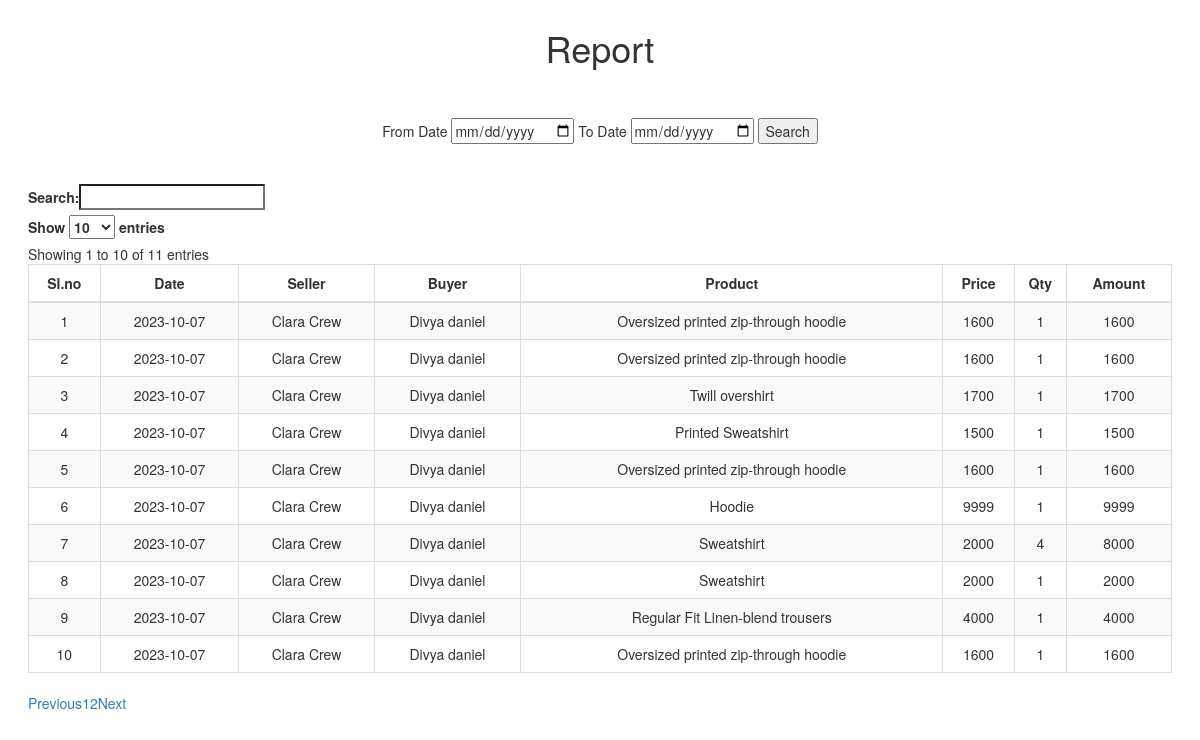
/Project/Admin/ReportList.php, run on the app's committed database.
### tables this page shows
CREATE TABLE `tbl_booking` (
  `booking_id` int(11) NOT NULL,
  `booking_date` varchar(100) NOT NULL DEFAULT '0',
  `booking_status` varchar(100) NOT NULL DEFAULT '0',
  `booking_amount` int(11) NOT NULL DEFAULT 0,
  `user_id` int(11) NOT NULL
);

CREATE TABLE `tbl_shop` (
  `shop_id` int(11) NOT NULL,
  `shop_name` varchar(100) NOT NULL,
  `shop_contact` varchar(100) NOT NULL,
  `shop_address` varchar(100) NOT NULL,
  `shop_email` varchar(100) NOT NULL,
  `place_id` int(11) NOT NULL,
  `shop_photo` varchar(100) NOT NULL,
  `shop_proof` varchar(100) NOT NULL,
  `shop_status` varchar(100) NOT NULL DEFAULT '0',
  `shop_password` varchar(100) NOT NULL,
  `shop_doj` int(11) NOT NULL
);

CREATE TABLE `tbl_user` (
  `user_id` int(11) NOT NULL,
  `user_name` varchar(100) NOT NULL,
  `user_contact` varchar(100) NOT NULL,
  `user_email` varchar(100) NOT NULL,
  `user_address` varchar(100) NOT NULL,
  `user_password` varchar(100) NOT NULL,
  `user_photo` varchar(100) NOT NULL,
  `user_proof` varchar(100) NOT NULL,
  `place_id` int(11) NOT NULL,
  `user_gender` varchar(100) NOT NULL,
  `user_dob` int(11) NOT NULL
);

CREATE TABLE `tbl_product` (
  `product_id` int(11) NOT NULL,
  `product_name` varchar(100) NOT NULL,
  `product_photo` varchar(100) NOT NULL,
  `product_details` varchar(100) NOT NULL,
  `product_price` int(11) NOT NULL,
  `shop_id` int(11) NOT NULL,
  `subcategory_id` int(11) NOT NULL
);

CREATE TABLE `tbl_cart` (
  `cart_id` int(11) NOT NULL,
  `cart_quantity` varchar(100) NOT NULL DEFAULT '1',
  `product_id` int(11) NOT NULL,
  `booking_id` int(11) NOT NULL,
  `cart_status` int(11) NOT NULL DEFAULT 0,
  `cart_size` varchar(30) NOT NULL
);

### Project/Admin/ReportList.php (the view, shortened to what this page needs)
<!DOCTYPE html>
<html lang="en" >
    <head>
        <link rel='stylesheet' href='https://maxcdn.bootstrapcdn.com/bootstrap/3.3.6/css/bootstrap.min.css'>
        <link rel='stylesheet' href='https://cdn.datatables.net/1.10.12/css/dataTables.bootstrap.min.css'>
        <link rel='stylesheet' href='https://cdn.datatables.net/buttons/1.2.2/css/buttons.bootstrap.min.css'>
    <body>
        <h1 align="center" id="heading">Report</h1>
        <br><br>
        <form method="post" align="center">
        	From Date <input type="date" name="fdate">
            To Date <input type="date" name="tdate">
            <input type="submit" name="btn_search" value="Search">
            <br><br><br>
        </form>
        <table id="example" class="table table-striped table-bordered" cellspacing="0" width="100%">
            <thead>
                <tr>
                    <th style="text-align:center">Sl.no</th>
                    <th style="text-align:center">Date</th>
                    <th style="text-align:center">Seller</th>
                    <th style="text-align:center">Buyer</th>
                    <th style="text-align:center">Product</th>
                    <th style="text-align:center">Price</th>
                    <th style="text-align:center">Qty</th>
                    <th style="text-align:center">Amount</th>
                </tr>
            </thead>
            <tbody>
			<?php
				include('../Assets/Connection/Connection.php');
				$i=0;
			 $selQry = "select * from tbl_booking b inner join tbl_cart c on b.booking_id=c.booking_id inner join tbl_product p on p.product_id=c.product_id inner join tbl_shop k on k.shop_id=p.shop_id inner join tbl_user u on u.user_id=b.user_id where true and booking_status > 0 and cart_status > 0";
				  $rs = $Conn->query($selQry);
                   while($data = $rs->fetch_assoc())
				   {
					   $amt = $data["product_price"] * $data["cart_quantity"];
                     $i++;
			?>
              <tr>
              	<td align="center"><?php echo $i; ?></td>
                 <td align="center"><?php echo $data["booking_date"]; ?></td>
                 <td align="center"><?php echo $data["shop_name"]; ?></td>
                 <td align="center"><?php echo $data["user_name"]; ?></td>
                 <td align="center"><?php echo $data["product_name"]; ?></td>
                 <td align="center"><?php echo $data["product_price"]; ?></td>
                 <td align="center"><?php echo $data["cart_quantity"]; ?></td>
                 <td align="center"><?php echo $amt ?></td>
              </tr>
               <?php
				}
			?>
            </tbody>
        </table>
    </body>
</html>

### Project/Admin/ReportList.php (style rules this page uses)
body { margin:2em; //background-color: #EFF1F7; }

### data on the page
tbl_booking: booking_date "2023-10-07", tbl_shop.shop_name "Clara Crew", user.user_name "Divya daniel", tbl_product.product_name "Oversized printed zip-through hoodie", tbl_product.product_price "1600", tbl_cart.cart_quantity "1"
tbl_booking: booking_date "2023-10-07", tbl_shop.shop_name "Clara Crew", user.user_name "Divya daniel", tbl_product.product_name "Oversized printed zip-through hoodie", tbl_product.product_price "1600", tbl_cart.cart_quantity "1"
tbl_booking: booking_date "2023-10-07", tbl_shop.shop_name "Clara Crew", user.user_name "Divya daniel", tbl_product.product_name "Twill overshirt", tbl_product.product_price "1700", tbl_cart.cart_quantity "1"
tbl_booking: booking_date "2023-10-07", tbl_shop.shop_name "Clara Crew", user.user_name "Divya daniel", tbl_product.product_name "Printed Sweatshirt", tbl_product.product_price "1500", tbl_cart.cart_quantity "1"
tbl_booking: booking_date "2023-10-07", tbl_shop.shop_name "Clara Crew", user.user_name "Divya daniel", tbl_product.product_name "Oversized printed zip-through hoodie", tbl_product.product_price "1600", tbl_cart.cart_quantity "1"
tbl_booking: booking_date "2023-10-07", tbl_shop.shop_name "Clara Crew", user.user_name "Divya daniel", tbl_product.product_name "Hoodie", tbl_product.product_price "9999", tbl_cart.cart_quantity "1"
tbl_booking: booking_date "2023-10-07", tbl_shop.shop_name "Clara Crew", user.user_name "Divya daniel", tbl_product.product_name "Sweatshirt", tbl_product.product_price "2000", tbl_cart.cart_quantity "4", tbl_product.product_price "8000"
tbl_booking: booking_date "2023-10-07", tbl_shop.shop_name "Clara Crew", user.user_name "Divya daniel", tbl_product.product_name "Sweatshirt", tbl_product.product_price "2000", tbl_cart.cart_quantity "1"
tbl_booking: booking_date "2023-10-07", tbl_shop.shop_name "Clara Crew", user.user_name "Divya daniel", tbl_product.product_name "Regular Fit Linen-blend trousers", tbl_product.product_price "4000", tbl_cart.cart_quantity "1"
tbl_booking: booking_date "2023-10-07", tbl_shop.shop_name "Clara Crew", user.user_name "Divya daniel", tbl_product.product_name "Oversized printed zip-through hoodie", tbl_product.product_price "1600", tbl_cart.cart_quantity "1"
